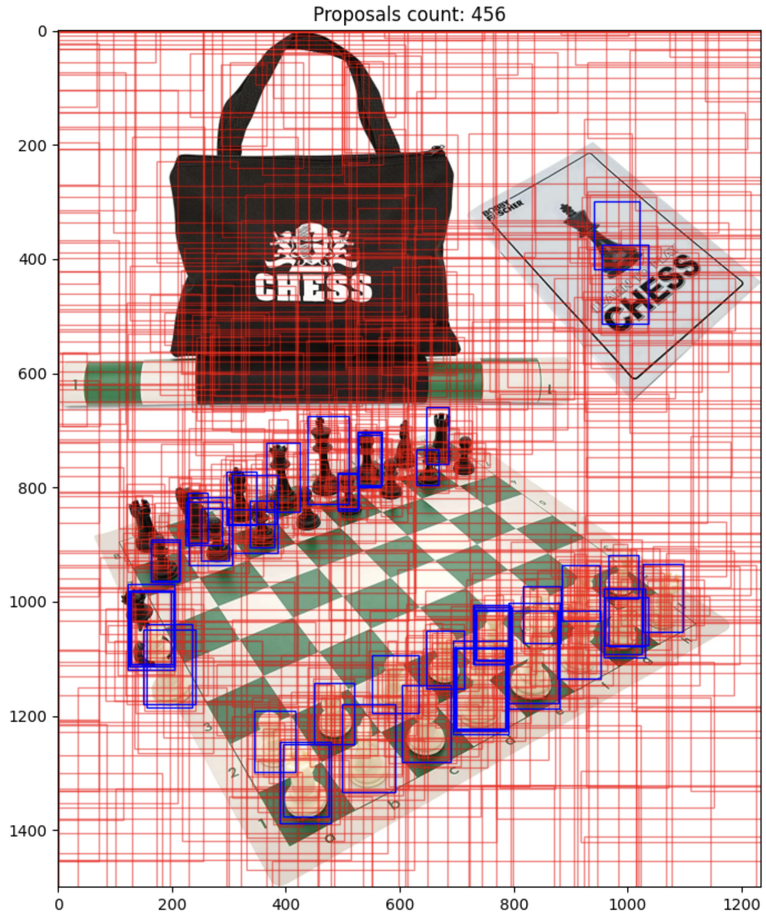
#> input picture media/img.png, 766 x 921 px, shrunk from 1372 x 1648 before the run
$ python -i utils.py   (imports and definitions only)
#> lines starting #> are read from the running program, lines starting #| are printed output that depends on the picture
#> further down, picture is the input picture: shape (921, 766, 3); mean B, G, R 177.1, 176.7, 210.2
import matplotlib.pyplot as plt
import numpy as np
import cv2


# [65 lines left out: functions show_img_hsv, display_images, hist_rgb, hist_hsv, not called in this run]


def hist_hsv_normalized(hsv_img):
    hist_h = cv2.calcHist([hsv_img], [0], None, [256], [0, 256])
#> hist_h = 256 values, max 195810 at index 255, min 2 at index 1, mean 2755.8
    hist_s = cv2.calcHist([hsv_img], [1], None, [256], [0, 256])
#> hist_s = 256 values, max 195868 at index 255, min 213 at index 2, mean 2755.8
    hist_v = cv2.calcHist([hsv_img], [2], None, [256], [0, 256])
#> hist_v = 256 values, max 215993 at index 255, min 47 at index 5, mean 2755.8
    # normalize
    cv2.normalize(hist_h, hist_h, alpha=0, beta=1, norm_type=cv2.NORM_MINMAX)
    cv2.normalize(hist_s, hist_s, alpha=0, beta=1, norm_type=cv2.NORM_MINMAX)
    cv2.normalize(hist_v, hist_v, alpha=0, beta=1, norm_type=cv2.NORM_MINMAX)

    fig, axes = plt.subplots(1, 3, figsize=(20, 10))
    axes[0].plot(hist_h)
    axes[0].set_title('Hue')
    axes[1].plot(hist_s)
    axes[1].set_title('Saturation')
    axes[2].plot(hist_v)
    axes[2].set_title('Value')
    plt.show()
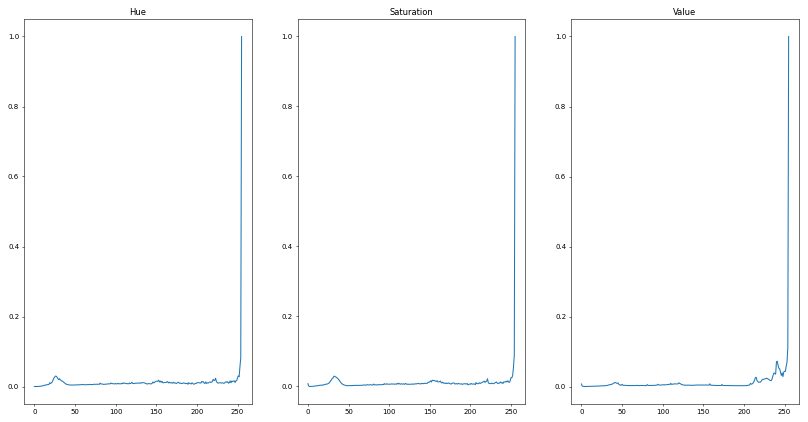
#> figure drawn by matplotlib, 3 panels; panel 1: curve peaks at x = 255, y = 1; panel 2: curve peaks at x = 255, y = 1; panel 3: curve peaks at x = 255, y = 1


# [53 lines left out: functions normalized_hist, hist_binary, hist_gray_plot, show_hsv, print_info, not called in this run]


# [2 lines not run here, left out]

# %%

>>> import cv2
>>> picture = cv2.imread('../media/img.png')
>>> result = hist_hsv_normalized(picture)
